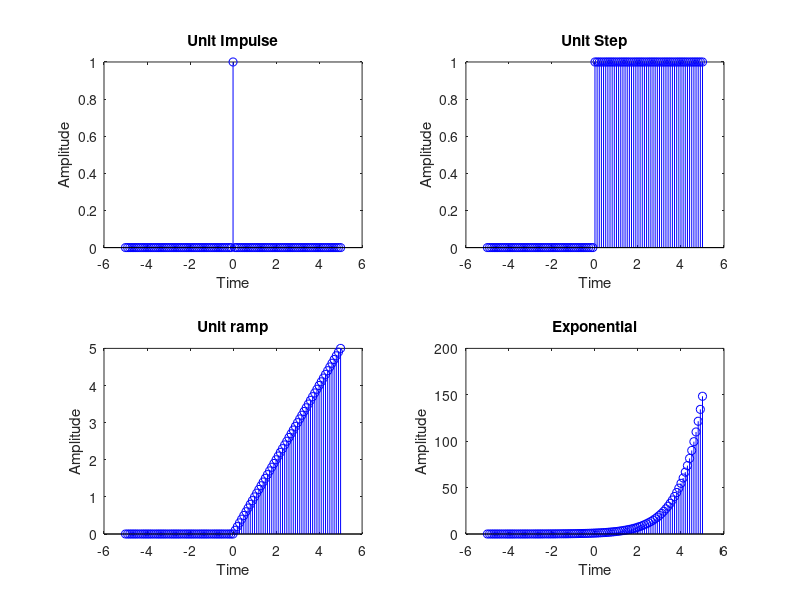
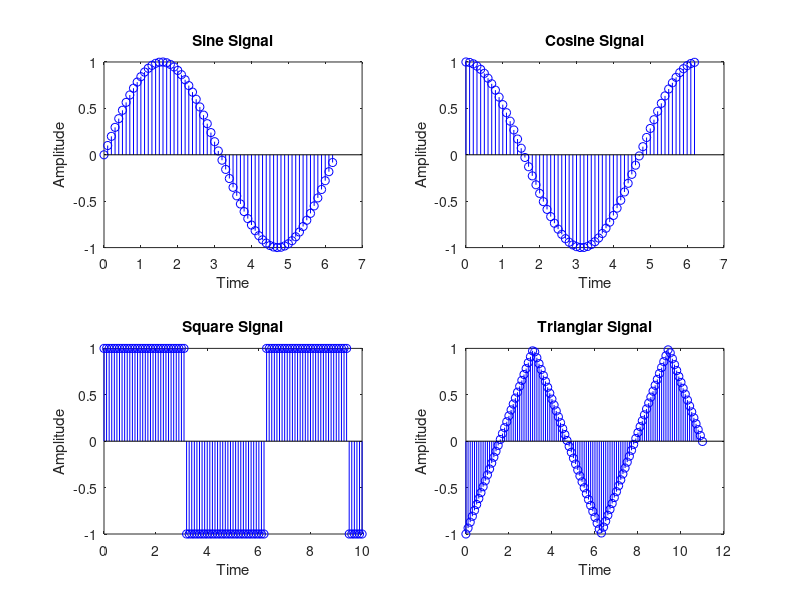

Write MATLAB code to recreate these figures, in order.
clc;
clear all;
close all;

figure(1);
subplot(2, 2, 1);
t = -5:0.1:5;
stem(t, t == 0, 'b');
title('Unit Impulse');
xlabel('Time');
ylabel('Amplitude');

subplot(2, 2, 2);
t = -5:0.1:5;
stem(t, t >= 0, 'b');
title('Unit Step');
xlabel('Time');
ylabel('Amplitude');

subplot(2, 2, 3);
t = -5:0.1:5;
stem(t, max(0, t), 'b');
title('Unit ramp');
xlabel('Time');
ylabel('Amplitude');

subplot(2, 2, 4);
t = -5:0.1:5;
stem(t, max(0, exp(t)), 'b');
title('Exponential');
xlabel('Time');
ylabel('Amplitude');

figure(2);
subplot(2,2,1);
t = 0:0.1:2*pi;
stem(t, sin(t), 'b');
xlabel('Time');
ylabel('Amplitude');
title('Sine Signal');

subplot(2,2,2);
t = 0:0.1:2*pi;
stem(t, cos(t), 'b');
xlabel('Time');
ylabel('Amplitude');
title('Cosine Signal');

subplot(2,2,3);
t = 0:0.1:10;
stem(t, square(t), 'b');
xlabel('Time');
ylabel('Amplitude');
title('Square Signal');

subplot(2,2,4);
t = 0:0.1:11;
stem(t, sawtooth(t, 0.5), 'b');
xlabel('Time');
ylabel('Amplitude');
title('Trianglar Signal');
